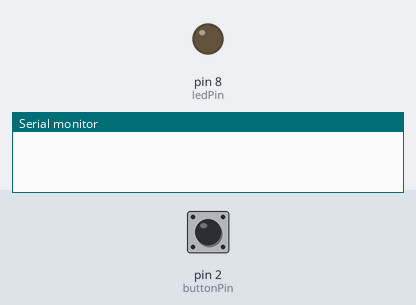
A sketch run on a simulated Arduino Uno, built with avr-gcc and run on an emulated ATmega328P. On the bench: output pins drawn as LEDs (lit = HIGH), the last lines printed to the serial monitor. The test bench sets the inputs (shaded band); at power-on: pin 2 (buttonPin) LOW. Random numbers use the default seed unless the sketch sets one.

Above: at 1.2 s.
1.3 s: pin 2 (buttonPin) pulled HIGH for 0.15 s
At 5.6 s:
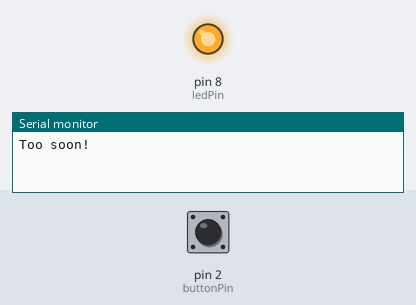
8.4 s: pin 2 (buttonPin) driven HIGH
At 9.8 s:
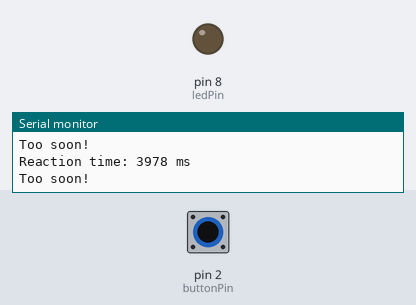
Timing chart, 0 to 11.4 s (numbered marks = the images above; inputs shaded):
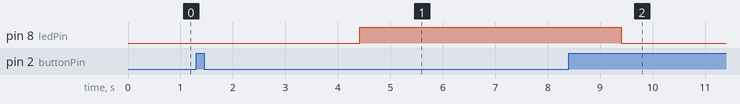

The sketch:

reaction_timer.ino
```cpp
int ledPin = 8;
int buttonPin = 2;

void setup() {
  pinMode(ledPin, OUTPUT);
  pinMode(buttonPin, INPUT);
  Serial.begin(9600);
}

void loop() {
  digitalWrite(ledPin, LOW);

  long waitUntil = millis() + random(2000, 5001);
  while (millis() < waitUntil) {
    if (digitalRead(buttonPin) == HIGH) {
      Serial.println("Too soon!");
      delay(1000);
      return;
    }
  }

  digitalWrite(ledPin, HIGH);
  long start = millis();
  while (digitalRead(buttonPin) == LOW) { }
  Serial.print("Reaction time: ");
  Serial.print(millis() - start);
  Serial.println(" ms");

  delay(1000);
}
```

Measured:
- after the input at 8.4 s, pin 8 (ledPin): HIGH → LOW after 1.0 s
